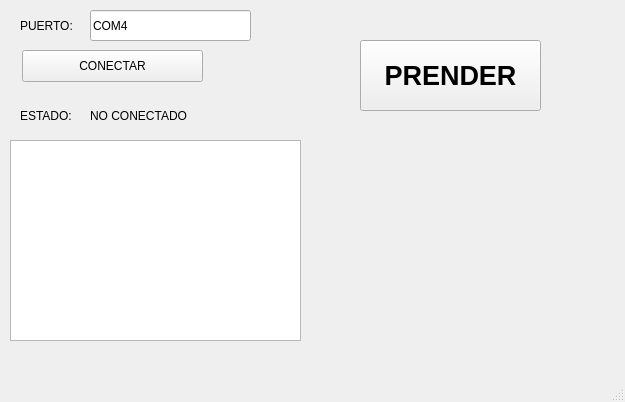
<?xml version="1.0" encoding="UTF-8"?>
<ui version="4.0">
 <class>MainWindow</class>
 <widget class="QMainWindow" name="MainWindow">
  <property name="geometry">
   <rect>
    <x>0</x>
    <y>0</y>
    <width>625</width>
    <height>402</height>
   </rect>
  </property>
  <property name="windowTitle">
   <string>MainWindow</string>
  </property>
  <widget class="QWidget" name="centralwidget">
   <widget class="QPushButton" name="btn_accion">
    <property name="geometry">
     <rect>
      <x>22</x>
      <y>50</y>
      <width>181</width>
      <height>32</height>
     </rect>
    </property>
    <property name="text">
     <string>CONECTAR</string>
    </property>
   </widget>
   <widget class="QLineEdit" name="txt_puerto">
    <property name="geometry">
     <rect>
      <x>90</x>
      <y>10</y>
      <width>161</width>
      <height>31</height>
     </rect>
    </property>
    <property name="text">
     <string>COM4</string>
    </property>
   </widget>
   <widget class="QLabel" name="label">
    <property name="geometry">
     <rect>
      <x>20</x>
      <y>10</y>
      <width>61</width>
      <height>31</height>
     </rect>
    </property>
    <property name="text">
     <string>PUERTO:</string>
    </property>
   </widget>
   <widget class="QLabel" name="label_2">
    <property name="geometry">
     <rect>
      <x>20</x>
      <y>100</y>
      <width>61</width>
      <height>31</height>
     </rect>
    </property>
    <property name="text">
     <string>ESTADO:</string>
    </property>
   </widget>
   <widget class="QLabel" name="txt_estado">
    <property name="geometry">
     <rect>
      <x>90</x>
      <y>100</y>
      <width>151</width>
      <height>31</height>
     </rect>
    </property>
    <property name="text">
     <string>NO CONECTADO</string>
    </property>
   </widget>
   <widget class="QListWidget" name="lw_datos">
    <property name="geometry">
     <rect>
      <x>10</x>
      <y>140</y>
      <width>291</width>
      <height>201</height>
     </rect>
    </property>
   </widget>
   <widget class="QPushButton" name="btn_control_led">
    <property name="geometry">
     <rect>
      <x>360</x>
      <y>40</y>
      <width>181</width>
      <height>71</height>
     </rect>
    </property>
    <property name="palette">
     <palette>
      <active/>
      <inactive/>
      <disabled/>
     </palette>
    </property>
    <property name="font">
     <font>
      <pointsize>20</pointsize>
      <weight>75</weight>
      <bold>true</bold>
     </font>
    </property>
    <property name="toolTip">
     <string>&lt;!DOCTYPE HTML PUBLIC &quot;-//W3C//DTD HTML 4.0//EN&quot; &quot;http://www.w3.org/TR/REC-html40/strict.dtd&quot;&gt;
&lt;html&gt;&lt;head&gt;&lt;meta name=&quot;qrichtext&quot; content=&quot;1&quot; /&gt;&lt;style type=&quot;text/css&quot;&gt;
p, li { white-space: pre-wrap; }
&lt;/style&gt;&lt;/head&gt;&lt;body style=&quot; font-family:'MS Shell Dlg 2'; font-size:20pt; font-weight:600; font-style:normal;&quot;&gt;
&lt;p style=&quot;-qt-paragraph-type:empty; margin-top:0px; margin-bottom:0px; margin-left:0px; margin-right:0px; -qt-block-indent:0; text-indent:0px;&quot;&gt;&lt;br /&gt;&lt;/p&gt;&lt;/body&gt;&lt;/html&gt;</string>
    </property>
    <property name="text">
     <string>PRENDER</string>
    </property>
   </widget>
  </widget>
  <widget class="QMenuBar" name="menubar">
   <property name="geometry">
    <rect>
     <x>0</x>
     <y>0</y>
     <width>625</width>
     <height>21</height>
    </rect>
   </property>
  </widget>
  <widget class="QStatusBar" name="statusbar"/>
 </widget>
 <resources/>
 <connections/>
</ui>
